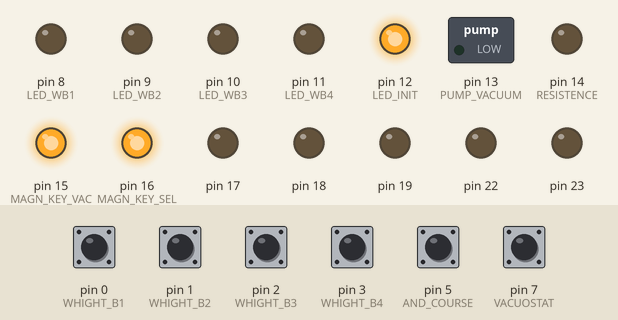
Recording of a sketch running on a simulated Arduino Uno, built with avr-gcc and run on an emulated ATmega328P. On the bench: switched loads named in the sketch (green lamp = pin HIGH), output pins drawn as LEDs (lit = HIGH). The inputs (shaded band) are chosen by the test bench; at power-on: pin 0 (WHIGHT_B1), pin 1 (WHIGHT_B2), pin 2 (WHIGHT_B3), pin 3 (WHIGHT_B4), pin 5 (AND_COURSE), pin 7 (VACUOSTAT) HIGH.

Above: at 3.2 s.
3.3 s: pin 0 (WHIGHT_B1) pulled LOW for 0.15 s
At 3.8 s:
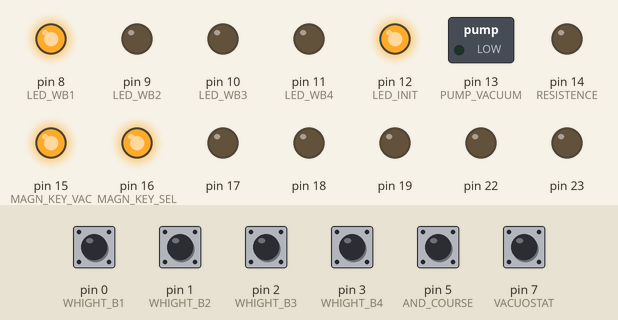
4.9 s: pin 1 (WHIGHT_B2) pulled LOW for 0.15 s
At 6.2 s:
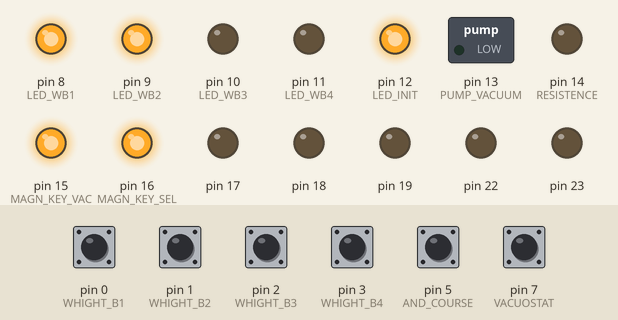
6.5 s: pin 2 (WHIGHT_B3) pulled LOW for 0.15 s
At 7.4 s:
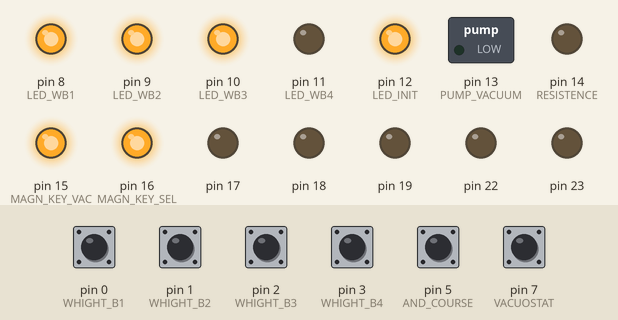
8.1 s: pin 5 (AND_COURSE) pulled LOW for 0.15 s
At 9.0 s:
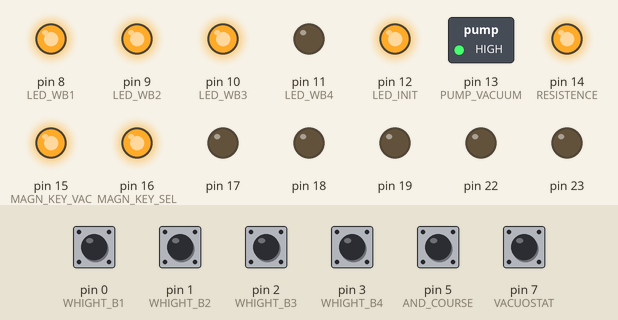
Timing chart, 0 to 10.7 s (numbered marks = the images above; inputs shaded):
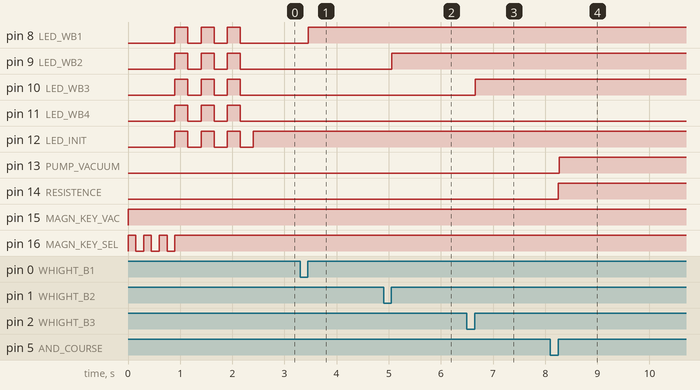

Measured:
- after the input at 3.3 s, pin 8 (LED_WB1): LOW → HIGH after 0.16 s
- after the input at 4.9 s, pin 9 (LED_WB2): LOW → HIGH after 0.16 s
- after the input at 6.5 s, pin 10 (LED_WB3): LOW → HIGH after 0.16 s
- after the input at 8.1 s, pin 13 (PUMP_VACUUM): LOW → HIGH after 0.17 s; pin 14 (RESISTENCE): LOW → HIGH after 0.15 s
- by itself, pin 12 (LED_INIT): alternates HIGH for 0.25 s and LOW for 0.25 s, 7 changes in all, then stays HIGH
- by itself, pin 16 (MAGN_KEY_SEL): alternates HIGH for 0.15 s and LOW for 0.15 s, 7 changes in all, then stays HIGH
- by itself, pin 8 (LED_WB1), pin 9 (LED_WB2), pin 10 (LED_WB3), pin 11 (LED_WB4): alternates HIGH for 0.25 s and LOW for 0.25 s, 6 changes in all, then stays LOW

The sketch:

scTeste2.ino.ino
```cpp
/*
 * svControl.c
 * Version: 1.0
 * Created: 7/27/2020 11:46:47 PM
 * Author : Cláudio Silva
 */

//-------------------Cabeçalho do código-------------------//
#define F_CPU 16000000UL
#include <avr/io.h>
#include <util/delay.h>
#include <avr/interrupt.h>
#include <avr/pgmspace.h>

//-------------------------Configurações Macros ------------------------------//
#define set_Bit(Reg, bit_x) (Reg|=(1<<bit_x)) //seta bit x do registrador Reg
#define clr_Bit(Reg, bit_x) (Reg&=~(1<<bit_x)) //reseta o bit
#define test_Bit(Reg, bit_x) (Reg&(1<<bit_x))  //testa o estado e retorna 1ou0
#define clp_Bit(Reg, bit_x) (Reg^=(1<<bit_x))  //troca o estado logico do bit

//-------------------------Diretivas de Compilação---------------------------//

//------------------Entrtadas----------------------//
#define WHIGHT_B1 PD0  //Botão de seleção de peso 1
#define WHIGHT_B2 PD1 //Botão de seleção de peso 2
#define WHIGHT_B3 PD2 //Botão de seleção de peso 3
#define WHIGHT_B4 PD3 //Botão de seleção de peso 4
#define VACUOSTAT PD7 //Vacuostato
#define AND_COURSE PD5  //Chave d fim de curso do pedal

//--------------------Saídas-------------------------//
#define LED_WB1 PB0     //Led de indicação Peso 1
#define LED_WB2 PB1     //Led de indicação Peso 2
#define LED_WB3 PB2     //Led de indicação Peso 3
#define LED_WB4 PB3     //Led de indicação Peso 4
#define LED_INIT PB4    //Led de indicação INICIAL
#define PUMP_VACUUM PB5   //Contactora da bomba de vácuo
#define MAGN_KEY_SEL PC2  //Chave magnética de SELAGEM
#define MAGN_KEY_VAC PC1  //Chave magnética de VÁCUO
#define RESISTENCE PC0    //Resistência


void init_machine(void)
{
  for (int i=0; i<3; i++)
  {
    set_Bit(PORTB, LED_INIT);
    set_Bit(PORTB, LED_WB1);
    set_Bit(PORTB, LED_WB2);
    set_Bit(PORTB, LED_WB3);
    set_Bit(PORTB, LED_WB4);
    _delay_ms(250);
    clp_Bit(PORTB, LED_INIT);
    clp_Bit(PORTB, LED_WB1);
    clp_Bit(PORTB, LED_WB2);
    clp_Bit(PORTB, LED_WB3);
    clp_Bit(PORTB, LED_WB4);
    _delay_ms(250);
  }

}
void my_delay_ms(int ms)
{
  while (0 < ms)
  {
    _delay_ms(1);
    --ms;
  }
}

void exc_vacuo()
{
  if (test_Bit(PIND, VACUOSTAT)) // testa se tem vacuo
  {
    set_Bit(PORTB, PUMP_VACUUM); // se não, seta bomba de vácuo
    while(test_Bit(PIND, VACUOSTAT)); // testa dentro do if se tem vácuo
    {
      clr_Bit(PORTB, PUMP_VACUUM); // se sim desliga bomba
    }
  }
  else
  {
    asm("JMP 0");// REINICIA
  }
}

void proc_selar(int time_sel, int time_sleep)
{
  clr_Bit(PORTC, MAGN_KEY_VAC); // Libera dulto de vácuo
  _delay_ms(500);
  clr_Bit(PORTC, MAGN_KEY_SEL); // Avança para selar
  my_delay_ms(time_sel*1000);
  clr_Bit(PORTC, RESISTENCE);
  my_delay_ms(time_sleep*1000);
}
void selar_key()
{
  for(int i=0;i<3;i++)
  {
    set_Bit(PORTC, MAGN_KEY_SEL);
    _delay_ms(150);
    clr_Bit(PORTC, MAGN_KEY_SEL); // Libera dulto de vácuo
    _delay_ms(150);
  }
  set_Bit(PORTC, MAGN_KEY_SEL);
}

int main(void)
{
    int option;
    option = 0;

    DDRB = 0xFF; // Definindo Todos os pinos do portB como saída
    DDRC = 0xFF; // Definindo Todos os pinos do portC como Saída
    PORTC = 0x06;
    PORTB = 0x00;
    DDRD = 0x00; // Definindo o primeiro nyble do portD como Entrada
    PORTD = 0xFF; //PULL- UP

    selar_key();
    set_Bit(PORTC, MAGN_KEY_VAC);
    init_machine();


    while (1)
    {

     set_Bit(PORTB, LED_INIT);
    // Em cada IF verifica qual botão foi pressionado
    if (!test_Bit(PIND, WHIGHT_B1))
    {
      while(!test_Bit(PIND, WHIGHT_B1));
       _delay_ms(10);
      option = 1;
    }
    else if (!test_Bit(PIND, WHIGHT_B2))
    {
      while(!test_Bit(PIND, WHIGHT_B2));
      _delay_ms(10);
      option = 2;
    }
    else if (!test_Bit(PIND, WHIGHT_B3))
    {
      while(!test_Bit(PIND, WHIGHT_B3));
      _delay_ms(10);
      option = 3;
    }
    else if (!test_Bit(PIND, WHIGHT_B4))
    {
      while(!test_Bit(PIND, WHIGHT_B4));
      _delay_ms(10);
      option = 4;
    }

    switch (option)
    {
      case 1:
        //
        PORTB |= 0x10; //desliga todos menos o PB4
        PORTC = 0x06;
        set_Bit(PORTB, LED_WB1);
        if (!test_Bit(PIND, AND_COURSE)) //testa se o pedal foi acionado
        {
          while(!test_Bit(PIND, AND_COURSE)); // aguarda o botão ser solto remover quando for valendo
          //_delay_ms(10);
          set_Bit(PORTC, RESISTENCE); // se sim liga a resistência
          _delay_ms(20);
          exc_vacuo();  // inicia o processo de vácuo
          proc_selar(20, 10 );

          // pisca o lede indicando fim do processo.
          for (int i=0; i<3; i++)
          {
            set_Bit(PORTB, LED_WB1);
            _delay_ms(200);
            clr_Bit(PORTB, LED_WB1);
            _delay_ms(200);
          }
          PORTB |= 0x10; //desliga todos menos o PB4
          PORTC = 0x06;
          _delay_ms(2);
          //while(!test_Bit(PIND, AND_COURSE));
          //asm("JMP 0");
          option = 0;
          selar_key();
          set_Bit(PORTC, MAGN_KEY_VAC);
          }

          /*else
          {
            _delay_ms(10000); // se não aguarda 10 segundos e reinicia o processo
            asm("JMP 0"); // Reinicia
          }*/

      break;

      case 2:
        PORTB |= 0x10; //desliga todos menos o PB4
        PORTC = 0x06;
        set_Bit(PORTB, LED_WB2);
        if (!test_Bit(PIND, AND_COURSE)) //testa se o pedal foi acionado
        {
          while(!test_Bit(PIND, AND_COURSE)); // aguarda o botão ser solto remover quando for valendo
          //_delay_ms(10);
          set_Bit(PORTC, RESISTENCE); // se sim liga a resistência
          _delay_ms(20);
          exc_vacuo();  // inicia o processo de vácuo
          proc_selar(5, 5 );

          // pisca o lede indicando fim do processo.
          for (int i=0; i<3; i++)
          {
            set_Bit(PORTB, LED_WB2);
            _delay_ms(200);
            clr_Bit(PORTB, LED_WB2);
            _delay_ms(200);
          }
          PORTB |= 0x10; //desliga todos menos o PB4
          PORTC = 0x06;
          _delay_ms(2);
          //while(!test_Bit(PIND, AND_COURSE));
          //asm("JMP 0");
          option = 0;
          selar_key();
          set_Bit(PORTC, MAGN_KEY_VAC);
          }

          /*else
          {
            _delay_ms(10000); // se não aguarda 10 segundos e reinicia o processo
            asm("JMP 0"); // Reinicia
          }
          //*/

      break;

      case 3:
        PORTB |= 0x10; //desliga todos menos o PB4
        PORTC = 0x06;
        set_Bit(PORTB, LED_WB3);
        if (!test_Bit(PIND, AND_COURSE)) //testa se o pedal foi acionado
        {
          while(!test_Bit(PIND, AND_COURSE)); // aguarda o botão ser solto remover quando for valendo
          //_delay_ms(10);
          set_Bit(PORTC, RESISTENCE); // se sim liga a resistência
          _delay_ms(20);
          exc_vacuo();  // inicia o processo de vácuo
          proc_selar(3, 3 );

          // pisca o lede indicando fim do processo.
          for (int i=0; i<3; i++)
          {
            set_Bit(PORTB, LED_WB3);
            _delay_ms(200);
            clr_Bit(PORTB, LED_WB3);
            _delay_ms(200);
          }
          PORTB |= 0x10; //desliga todos menos o PB4
          PORTC = 0x06;
          _delay_ms(2);
          //while(!test_Bit(PIND, AND_COURSE));
          //asm("JMP 0");
          option = 0;
          selar_key();
          set_Bit(PORTC, MAGN_KEY_VAC);
          }

         /* else
          {
            _delay_ms(10000); // se não aguarda 10 segundos e reinicia o processo
            asm("JMP 0"); // Reinicia
          }*/
        //

      break;

      case 4:
        PORTB |= 0x10; //desliga todos menos o PB4
        PORTC = 0x06;
        set_Bit(PORTB, LED_WB4);
        if (!test_Bit(PIND, AND_COURSE)) //testa se o pedal foi acionado
        {
          while(!test_Bit(PIND, AND_COURSE)); // aguarda o botão ser solto  remover quando for valendo
          //_delay_ms(10);
          set_Bit(PORTC, RESISTENCE); // se sim liga a resistência
          _delay_ms(20);
          exc_vacuo();  // inicia o processo de vácuo
          proc_selar(2, 2 );

          // pisca o lede indicando fim do processo.
          for (int i=0; i<3; i++)
          {
            set_Bit(PORTB, LED_WB4);
            _delay_ms(200);
            clr_Bit(PORTB, LED_WB4);
            _delay_ms(200);
          }
          PORTB |= 0x10; //desliga todos menos o PB4
          PORTC = 0x06;
          _delay_ms(2);
          //while(!test_Bit(PIND, AND_COURSE));
          //asm("JMP 0");
          option = 0;
          selar_key();
          set_Bit(PORTC, MAGN_KEY_VAC);
          }

         /* else
          {
            _delay_ms(10000); // se não aguarda 10 segundos e reinicia o processo
            asm("JMP 0"); // Reinicia
          }*/
        //

      break;

      //default:
        //asm("JMP 0");

    }


    }
}
```
